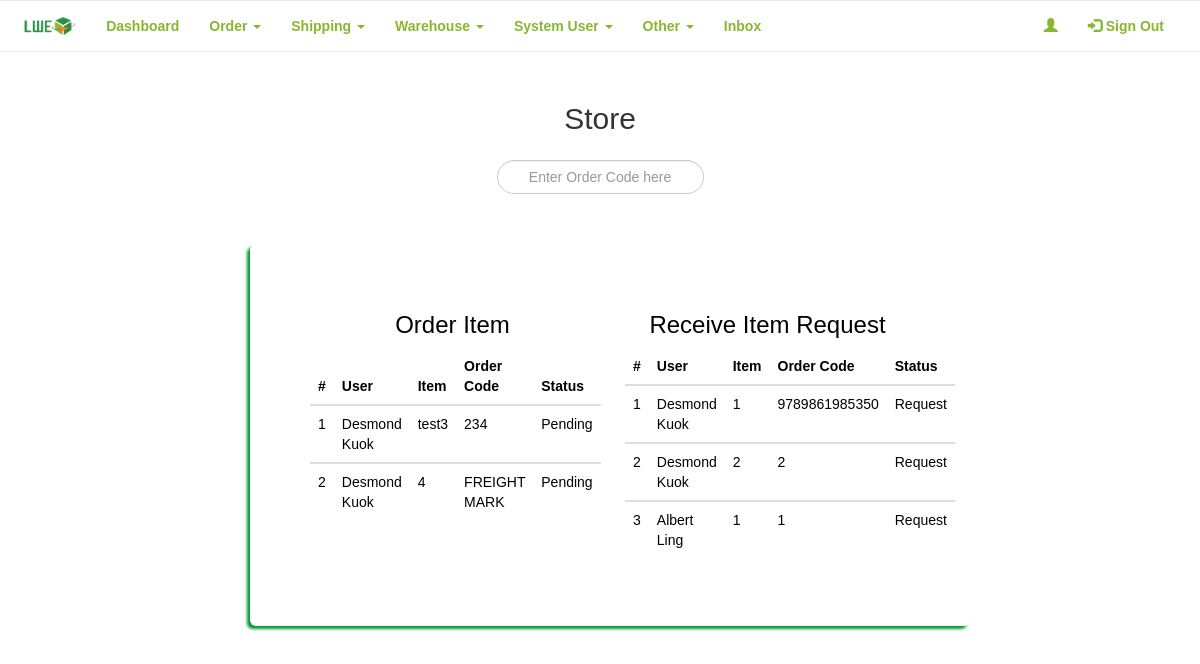
Page /LWE_Buy/admin/store.php on the earlier database version.
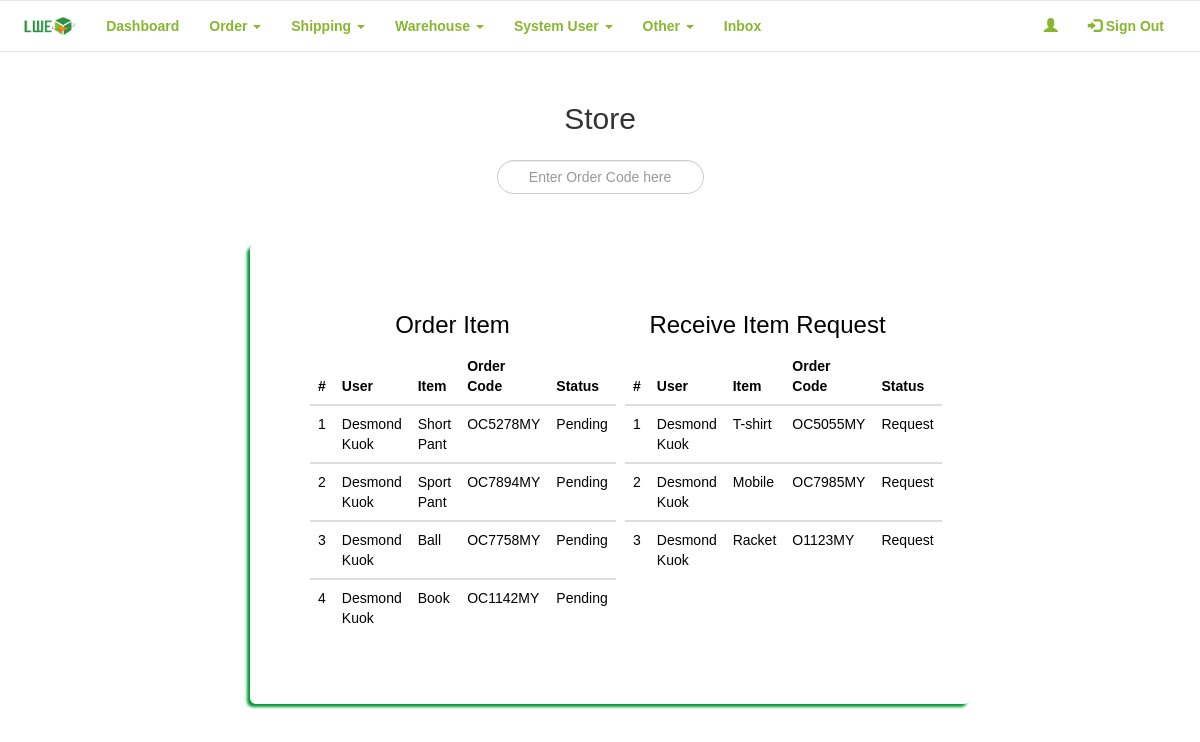
Same page on the later database version.
### tables this page shows
CREATE TABLE IF NOT EXISTS `order_list` (
  `ol_id` int(11) NOT NULL,
  `user_id` int(11) NOT NULL,
  `status` varchar(15) NOT NULL,
  `datetime` timestamp NOT NULL DEFAULT CURRENT_TIMESTAMP ON UPDATE CURRENT_TIMESTAMP,
  `price` decimal(10,2) DEFAULT NULL
);

CREATE TABLE IF NOT EXISTS `users` (
  `user_id` int(11) NOT NULL,
  `fname` varchar(50) NOT NULL,
  `lname` varchar(50) NOT NULL,
  `contact` varchar(15) DEFAULT NULL,
  `email` varchar(50) NOT NULL,
  `password` varchar(255) NOT NULL,
  `type` varchar(10) NOT NULL,
  `image` text NOT NULL,
  `login_status` varchar(55) NOT NULL
);

CREATE TABLE IF NOT EXISTS `order_item` (
  `oi_id` int(11) NOT NULL,
  `order_id` int(11) NOT NULL,
  `name` varchar(50) NOT NULL,
  `link` varchar(255) NOT NULL,
  `type` varchar(50) NOT NULL,
  `unit` int(15) NOT NULL,
  `remark` varchar(255) DEFAULT NULL,
  `price` decimal(10,2) DEFAULT NULL,
  `statuss` varchar(15) DEFAULT NULL,
  `order_code` varchar(25) DEFAULT NULL,
  `datetimes` timestamp NOT NULL DEFAULT CURRENT_TIMESTAMP ON UPDATE CURRENT_TIMESTAMP
);

CREATE TABLE IF NOT EXISTS `receive_request` (
  `rr_id` int(11) NOT NULL,
  `user_id` int(11) NOT NULL,
  `name` varchar(50) NOT NULL,
  `order_code` varchar(25) NOT NULL,
  `status` varchar(20) NOT NULL,
  `datetime` timestamp NOT NULL DEFAULT CURRENT_TIMESTAMP ON UPDATE CURRENT_TIMESTAMP
);

### LWE_Buy/admin/store.php (the view, shortened to what the changed rows need)
<?php
require_once '../connection/config.php';
$counter = 0;
$counters = 0;
$query2 = "SELECT *
            FROM ((order_list ol
            JOIN users us
            ON us.user_id = ol.user_id)
            JOIN order_item oi
            ON oi.order_id = ol.ol_id)
            WHERE statuss = 'Pending'";
$result2 = mysqli_query($con, $query2);
$query3 = "SELECT *
            FROM users us
            JOIN receive_request rr
            ON rr.user_id = us.user_id
            WHERE status= 'Request'";
$result3 = mysqli_query($con, $query3);
?>
<!DOCTYPE html>
<html data-ng-app="myApp">
    <head>
        <link rel="stylesheet" href="https://maxcdn.bootstrapcdn.com/bootstrap/3.3.7/css/bootstrap.min.css">
        <link href="../frameworks/css/style.css" rel="stylesheet"/>
    </head>
    <body>
        <center>
            <div class="container">
                <div class="row" style="padding-top: 10px; padding-bottom: 15px;">
                    <div class="col-xs-12 col-md-12 col-lg-12">
                        <h2>Store</h2>
                    </div>
                </div>
            </div>
            <br/>
            <section class = "content">
                <div class="container">
                    <div class="row">
                        <div class="col-xs-12 col-md-12 col-lg-12 jumbotron">
                            <div class="row" style="padding-top: -10px;">
                                <div class="col-xs-12 col-md-6 col-lg-6">
                                    <?php
                                    if(mysqli_num_rows($result2) > 0)
                                    {
                                    ?>
                                    <table class="table thead-bordered table-hover" id="receive">
                                        <thead>
                                            <tr>
                                                <th width="5%">#</th>
                                                <th width="20%">User</th>
                                                <th width="25%">Item</th>
                                                <th width="25%">Order Code</th>
                                                <th width="25%">Status</th>
                                            </tr>
                                        </thead>
                                        <?php
                                            while($row = mysqli_fetch_array($result2))
                                            {
                                                $counter++;
                                                ?>
                                                <tbody>
                                                    <tr>
                                                        <td><?php echo $counter; ?></td>
                                                        <td><?php echo $row['fname']; ?> <?php echo $row['lname']; ?></td>
                                                        <td><?php echo $row['name']; ?></td>
                                                        <td><?php echo $row['order_code']; ?></td>
                                                        <td><?php echo $row['statuss']; ?></td>
                                                    </tr>
                                                </tbody>
                                                <?php
                                            }
                                        }else{
                                            ?>
                                                <p>There is order item need receive.</p>
                                            <?php
                                        }
                                    ?>
                                    </table>
                                </div>
                                <div class="col-xs-12 col-md-6 col-lg-6">
                                    <?php
                                    if(mysqli_num_rows($result3) > 0)
                                    {
                                    ?>
                                    <table class="table thead-bordered table-hover" id="receives">
                                        <thead>
                                            <tr>
                                                <th width="5%">#</th>
                                                <th width="20%">User</th>
                                                <th width="25%">Item</th>
                                                <th width="25%">Order Code</th>
                                                <th width="25%">Status</th>
                                            </tr>
                                        </thead>
                                        <?php
                                            while($row = mysqli_fetch_array($result3))
                                            {
                                                $counters++;
                                                ?>
                                                <tbody>
                                                    <tr>
                                                        <td><?php echo $counters; ?></td>
                                                        <td><?php echo $row['fname']; ?> <?php echo $row['lname']; ?></td>
                                                        <td><?php echo $row['name']; ?></td>
                                                        <td><?php echo $row['order_code']; ?></td>
                                                        <td><?php echo $row['status']; ?></td>
                                                    </tr>
                                                </tbody>
                                                <?php
                                            }
                                        }else{
                                            ?>
                                                <p>There is no receive item request.</p>
                                            <?php
                                        }
                                    ?>
                                    </table>
                                </div>
                            </div>
                        </div>
                    </div>
                </div>
            </section>
        </center>
    </body>
</html>

Differences in the rows shown:
now on this page (row unchanged): order_list: user.fname "Desmond", user.lname "Kuok", order_item.name "Short Pant", order_item.order_code "OC5278MY", order_item.statuss "Pending"
changed through a linked row, order_list: order_item.name "test3" → "Sport Pant"; order_item.order_code "234" → "OC7894MY"
changed through a linked row, order_list: order_item.name "4" → "Ball"; order_item.order_code "FREIGHT MARK" → "OC7758MY"
now on this page (row unchanged): order_list: user.fname "Desmond", user.lname "Kuok", order_item.name "Book", order_item.order_code "OC1142MY", order_item.statuss "Pending"
changed receive_request: name "1" → "T-shirt"; order_code "9789861985350" → "OC5055MY"
changed receive_request: name "2" → "Mobile"; order_code "2" → "OC7985MY"
changed receive_request: user.fname "Albert" → "Desmond"; user.lname "Ling" → "Kuok"; name "1" → "Racket"; order_code "1" → "O1123MY"
